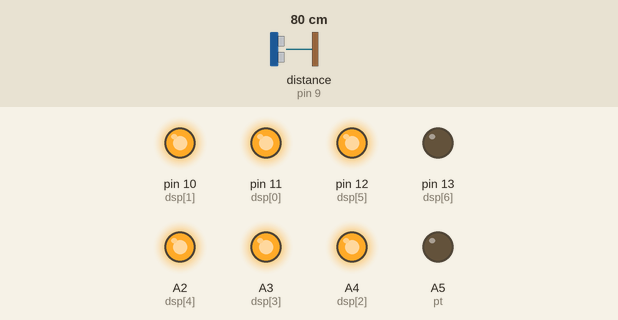
Recording of a sketch running on a simulated Arduino Uno, built with avr-gcc and run on an emulated ATmega328P. Shown: output pins drawn as LEDs (lit = HIGH). The inputs (shaded band) are chosen by the test bench; at power-on: distance to the obstacle (sensor on pin 9) 80 cm. The echo pulse lasts 58.3 µs per cm.

Above: at 1.2 s.
1.3 s: distance to the obstacle (sensor on pin 9) set to 31 cm
2.8 s: distance to the obstacle (sensor on pin 9) set to 26 cm
At 3.3 s:
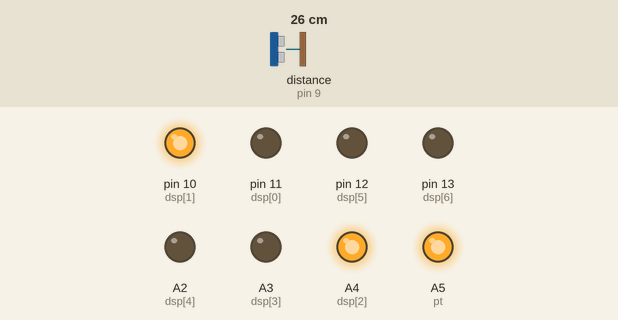
4.4 s: distance to the obstacle (sensor on pin 9) set to 4 cm
5.9 s: distance to the obstacle (sensor on pin 9) set to 2 cm
At 7.1 s:
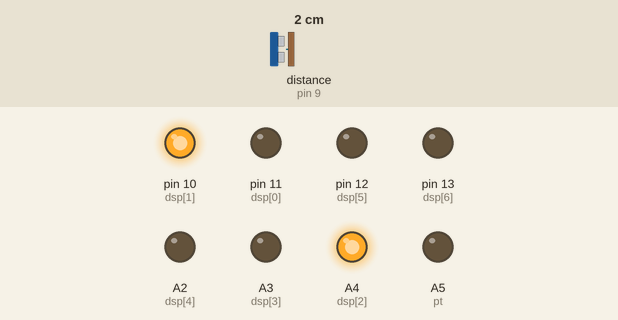
7.4 s: distance to the obstacle (sensor on pin 9) set to 9 cm
At 7.8 s:
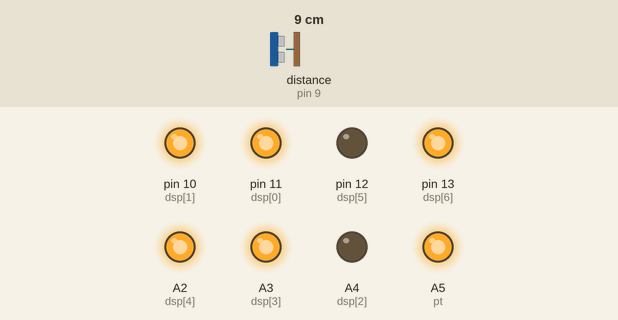
9.0 s: distance to the obstacle (sensor on pin 9) set to 35 cm
At 9.8 s:
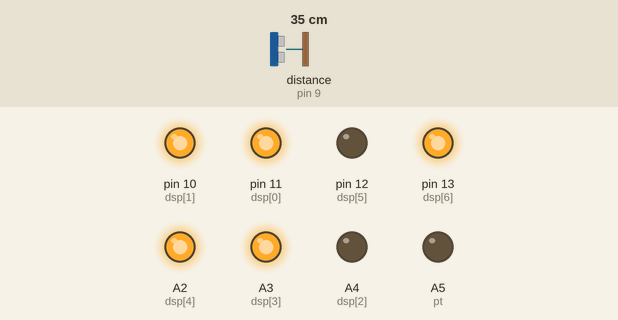
Timing chart, 0 to 11.5 s (numbered marks = the images above; inputs shaded):
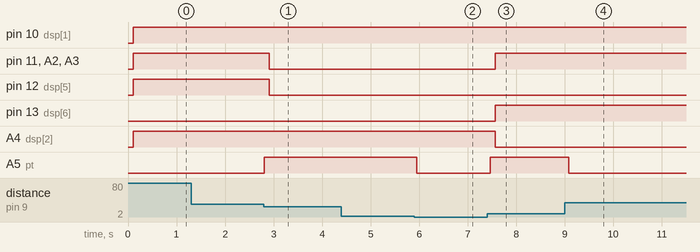

Measured:
- the behaviour switches between 30 and 29 cm on distance to the obstacle (sensor on pin 9) (found by bisection; images 0 and 1)
- the behaviour switches between 3 and 2 cm on distance to the obstacle (sensor on pin 9) (found by bisection; images 1 and 2)
- after the input at 1.3 s, every drawn part: stays the same
- after the input at 2.8 s, pin 11 (dsp[0]), pin 12 (dsp[5]), A2 (dsp[4]), A3 (dsp[3]): HIGH → LOW after 0.11 s; A5 (pt): LOW → HIGH at once
- after the input at 4.4 s, every drawn part: stays the same
- after the input at 5.9 s, A5 (pt): HIGH → LOW after 0.05 s
- after the input at 7.4 s, pin 11 (dsp[0]), pin 13 (dsp[6]), A2 (dsp[4]), A3 (dsp[3]): LOW → HIGH after 0.17 s; A4 (dsp[2]): HIGH → LOW after 0.17 s; A5 (pt): LOW → HIGH after 0.07 s
- after the input at 9.0 s, A5 (pt): HIGH → LOW after 0.09 s

The sketch:

prova_2021-09-22.ino
```cpp
#include <HCSR04.h>

const int dsp[7]={11, 10, A4, A3, A2, 12, 13};
const int pt=A5;
int contador=0;
const int echo=9, trig=8;
UltraSonicDistanceSensor distanceSensor(8, 9, 30);
int distance;
bool udsState, udsState_old;

int numero[10][7]{
  {1, 1, 1, 1, 1, 1, 0},
  {0, 1, 1, 0, 0, 0, 0},
  {1, 1, 0, 1, 1, 0, 1},
  {1, 1, 1, 1, 0, 0, 1},
  {0, 1, 1, 0, 0, 1, 1},
  {1, 0, 1, 1, 0, 1, 1},
  {1, 0, 1, 1, 1, 1, 1},
  {1, 1, 1, 0, 0, 0, 0},
  {1, 1, 1, 1, 1, 1, 1},
  {1, 1, 1, 0, 0, 1, 1}
};

void setup(){
  for(int i=0; i<7;i++)
    pinMode(dsp[i], OUTPUT);
  pinMode(pt, OUTPUT);
  Serial.begin(9600);
}

void loop(){
  float distance=distanceSensor.measureDistanceCm(23.0);
  if(distance<30 && distance>2){
    udsState=1;
    digitalWrite(pt, HIGH);
    delay(50);
  }
  else{
    udsState=0;
    digitalWrite(pt, LOW);
    delay(50);
  }

  if(udsState && !udsState_old){
    contador++;
  if(contador>9){
    Serial.println("Número máximo atingido!");
    contador=9;
  }

  }

  if(distance<30 && distance>2){
    udsState_old=1;
    delay(50);
  }
  else{
    udsState_old=0;
    delay(50);
  }

  for(int i=0;i<7;i++){
    digitalWrite(dsp[i], numero[contador][i]);
  }


}
```
